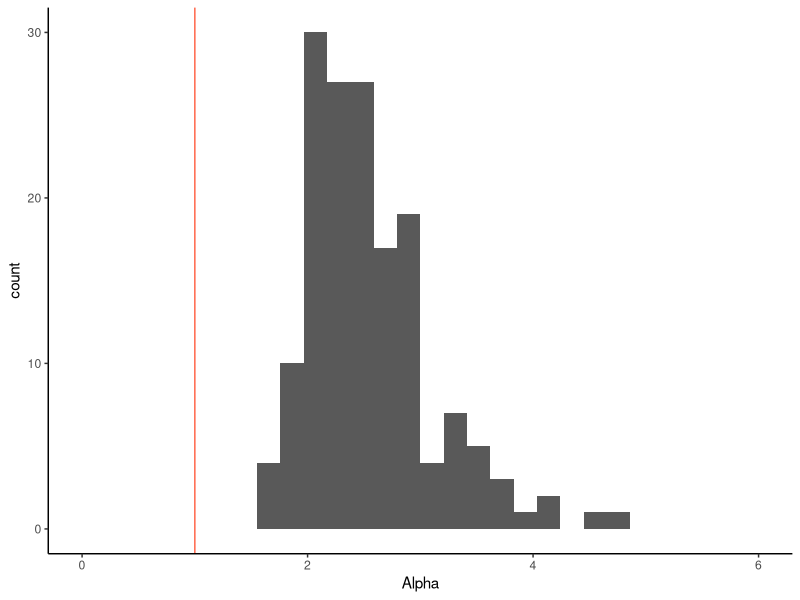
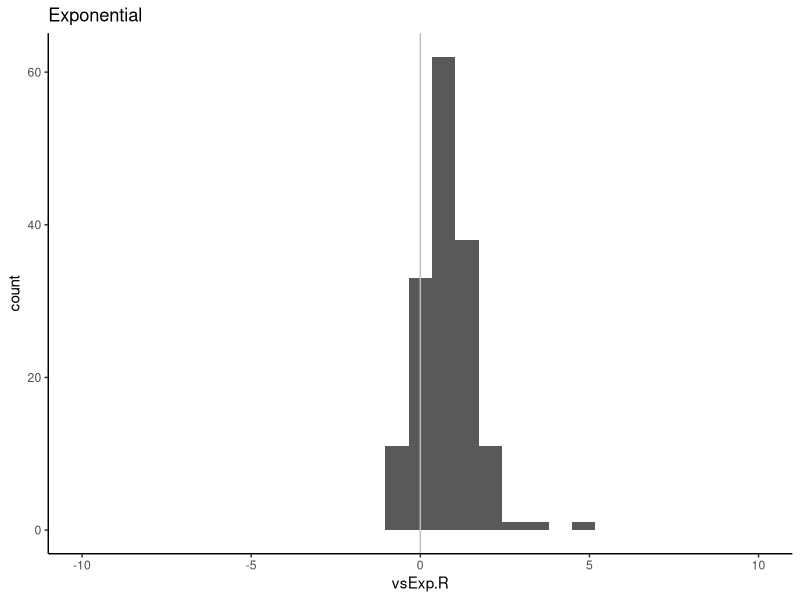
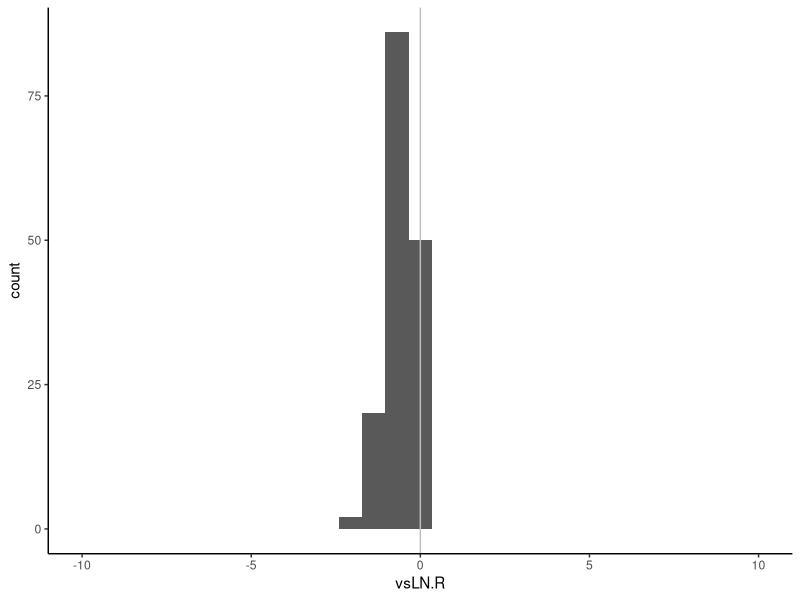
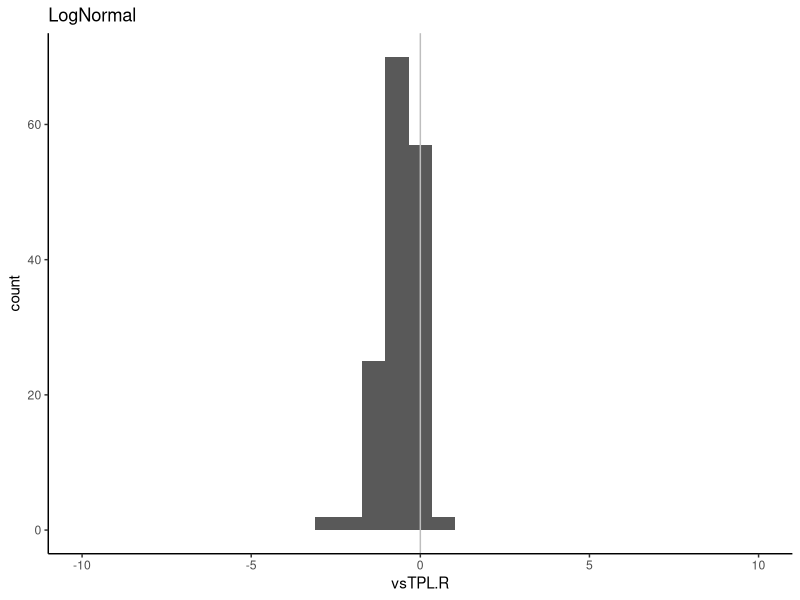
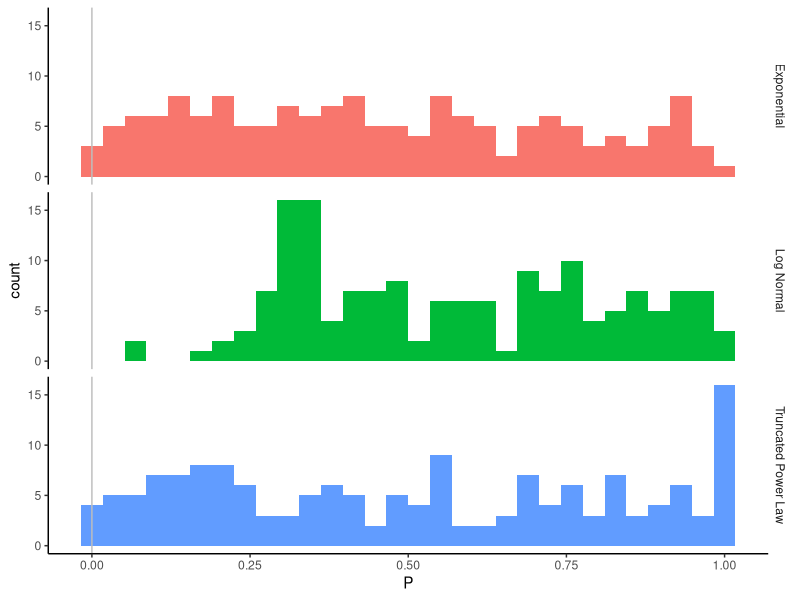
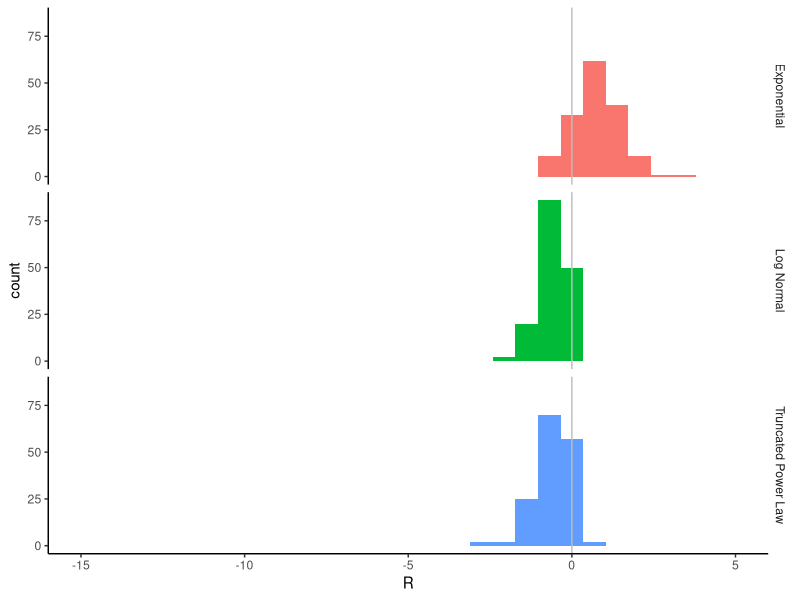

R code for these plots, in order: (Note: this script raises an error after producing the figures.)
## ---- chunk 1
z <- read.delim('results.dat', header=TRUE)
head(z)
## ---- chunk 2
library(ggplot2)

p <- ggplot(z, aes(x=Alpha)) + geom_histogram() + xlim(0, 6) + theme_classic()
p <- p + geom_vline(xintercept=1, color="tomato")
p
## ---- chunk 3
summary(z$Alpha)
sd(z$Alpha)
## ---- chunk 4
p <- ggplot(z, aes(x=vsExp.R)) + geom_histogram() + xlim(-10, 10) + theme_classic()
p <- p + geom_vline(xintercept=0, color="gray")
p <- p + ggtitle('Exponential')
p
## ---- chunk 5
p <- ggplot(z, aes(x=vsLN.R)) + geom_histogram() + xlim(-10, 10) + theme_classic()
p <- p + geom_vline(xintercept=0, color="gray")
p
## ---- chunk 6
p <- ggplot(z, aes(x=vsTPL.R)) + geom_histogram() + xlim(-10, 10) + theme_classic()
p <- p + geom_vline(xintercept=0, color="gray")
p <- p + ggtitle('LogNormal')
p
## ---- chunk 7
df <- data.frame(Language=z$Language, Model="Exponential", R=z$vsExp.R, P=z$vsExp.P)
df <- rbind(df, data.frame(
    Language=z$Language, Model="Log Normal", R=z$vsLN.R, P=z$vsLN.P    
))
df <- rbind(df, data.frame(
    Language=z$Language, Model="Truncated Power Law", R=z$vsTPL.R, P=z$vsTPL.P    
))
## ---- chunk 8
p <- ggplot(df, aes(x=P, group=Model, fill=Model))
p <- p + geom_histogram()
p <- p + facet_grid(Model~.)
p <- p + theme_classic()
p <- p + geom_vline(xintercept=0, color="gray")
p <- p + theme(legend.position="none")
p <- p + theme(
      strip.background = element_rect(colour=NA, fill=NA)
)
p
## ---- chunk 9

p <- ggplot(df, aes(x=R, group=Model, fill=Model))
p <- p + geom_histogram() + xlim(-15, 5)
p <- p + facet_grid(Model~.)
p <- p + theme_classic()
p <- p + geom_vline(xintercept=0, color="gray")
p <- p + theme(legend.position="none")
p <- p + theme(
      strip.background = element_rect(colour=NA, fill=NA)
)
p
## ---- chunk 10
BFM <- data.frame(Language=c(), Model=c(), R=c())
for (language in levels(df$Language)) {
    b <- data.frame(Language=c(language), Model=c('Power Law'), R=c(0))
    
    for (model in levels(df$Model)) {
        print(paste(language, model))
        m <- df[c(df$Language == language & df$Model == model),]
        if (m$P <= 0.05 & m$R < b$R) {
            b <- data.frame(Language=c(language), Model=c(model), R=c(m$R))
        }
    }
    BFM <- rbind(BFM, b)
}

p <- ggplot(BFM, aes(x=Model)) + geom_bar()

## ---- chunk 11
print(summary(BFM$Model))
print(summary(BFM$Model) / length(BFM$Model))
## ---- chunk 12
print(summary(BFM$R))
print(sd(BFM$R))

